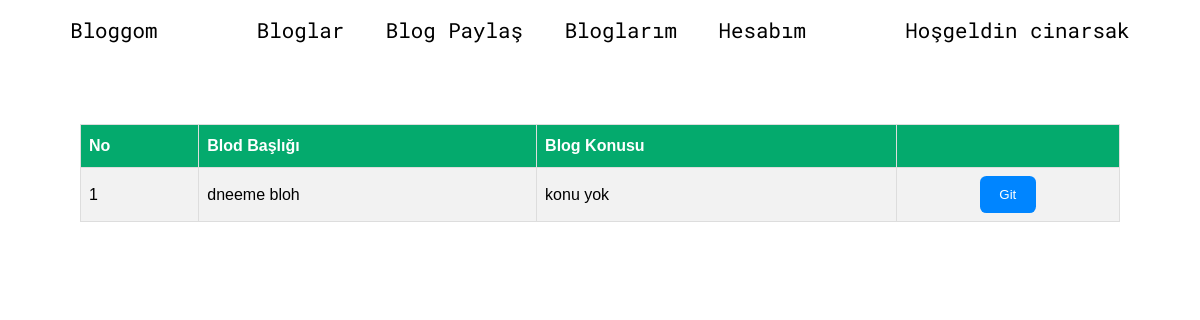
Screenshot of /loginBlog/shareBlog.php (signed in) with the database file from the repository.
### tables this page shows
CREATE TABLE `user` (
  `user_id` int(11) NOT NULL,
  `user_time` timestamp NOT NULL DEFAULT current_timestamp() ON UPDATE current_timestamp(),
  `user_username` varchar(50) NOT NULL,
  `user_mail` varchar(50) NOT NULL,
  `user_password` varchar(50) NOT NULL,
  `user_name` varchar(50) NOT NULL,
  `user_gsm` varchar(50) NOT NULL,
  `user_status` enum('0','1') NOT NULL DEFAULT '1',
  `user_access` varchar(50) NOT NULL
);

CREATE TABLE `blog_share` (
  `blog_id` int(11) NOT NULL,
  `blog_time` timestamp NOT NULL DEFAULT current_timestamp() ON UPDATE current_timestamp(),
  `blog_title` varchar(150) NOT NULL,
  `blog_subject` varchar(250) NOT NULL,
  `blog_text` text NOT NULL,
  `blog_seourl` varchar(150) NOT NULL,
  `blog_status` enum('0','1') NOT NULL DEFAULT '1',
  `blog_url` varchar(50) NOT NULL
);

### loginBlog/access.php (called while the page is built, shortened)
<?php
include "../admin/connect.php";
$userSor=$db->prepare("SELECT * FROM user where user_mail=:mail");
$userSor->execute(array(
    "mail" => $_SESSION["user_mail"]
));
$userCek=$userSor->fetch(PDO::FETCH_ASSOC);
?>

### loginBlog/shareBlog.php (the view, shortened to what this page needs)
<?php
include "access.php";
$blogsor=$db->prepare("SELECT * FROM blog_share");
$blogsor->execute();
?>
<!DOCTYPE html>
<html lang="en">
<head>
    <link rel="stylesheet" href="../css/homepage-navbar.css">
</head>
<body>
    <?php include "navbarWhite.php"; ?>
    <div class="header">
<table id="customers">
  <tr>
    <th>No</th>
    <th>Blod Başlığı</th>
    <th>Blog Konusu</th>
    <th></th>
  </tr>
  <?php
    $say=0;
    while($blogcek=$blogsor->fetch(PDO::FETCH_ASSOC) ) { $say++; ?>
  <tr>
      <td><?php echo $say?></td>
      <td><?php echo $blogcek["blog_title"]?></td>
      <td><?php echo $blogcek["blog_subject"]?></td>
      <td><center><a href="sayfa-<?php echo $blogcek["blog_seourl"]; ?>" ><button   class="btnEdit" >Git</button></a></center></td>
  </tr>
  <?php }?>
</table>
    </div>
</body>
</html>

### loginBlog/navbarWhite.php (shortened to what this page needs)
<!DOCTYPE html>
<html lang="en">
<head>
    <link rel="stylesheet" href="../css/navbarWhite.css">
</head>
<body>
<div class="navbar">
        <div class="navbar-container">
            <a href="">Bloggom</a>
            <a href="shareBlog.php">Bloglar</a>
            <a href="blogShare.php">Blog Paylaş</a>
            <a href="blogs.php">Bloglarım</a>
            <a href="account.php">Hesabım</a>
            <a href="">Hoşgeldin <?php echo $userCek["user_username"] ?> </a>
        </div>
    </div>
</body>
</html>

### css/homepage-navbar.css (style rules this page uses)
body { margin: 0; padding: 0; font-family: 'Roboto', sans-serif }
.header { height: 90vh; display: flex; justify-content: center; align-items: flex-start; margin: 5rem; }
:root { --input-border: #8b8a8b; --input-focus-h: 245; --input-focus-s: 100%; --input-focus-l: 42%; }
#customers { font-family: Arial, Helvetica, sans-serif; border-collapse: collapse; width: 100%; }
#customers td, #customers th { border: 1px solid #ddd; padding: 8px; }
#customers tr:nth-child(even) { background-color: #f2f2f2; }
#customers th { padding-top: 12px; padding-bottom: 12px; text-align: left; background-color: #04AA6D; color: white; }
tr .btnEdit { background-color: #0085FF; padding: .7rem 1.2rem .7rem 1.2rem; border-radius: .4rem; border: 0; color: #fff; cursor: pointer; transition: 1.2s; }

### css/navbarWhite.css (style rules this page uses)
body { font-family: 'Roboto Mono', monospace; }
a { text-decoration: none; color: #000; }
.navbar { display: flex; flex-direction: row; flex-wrap: wrap; margin: 1rem; justify-content: center; }
.navbar-container a { margin: 1rem; font-size: 1.3rem; }

### rows the page displays
user: user_username "cinarsak"
blog_share: blog_title "dneeme bloh", blog_subject "konu yok"
